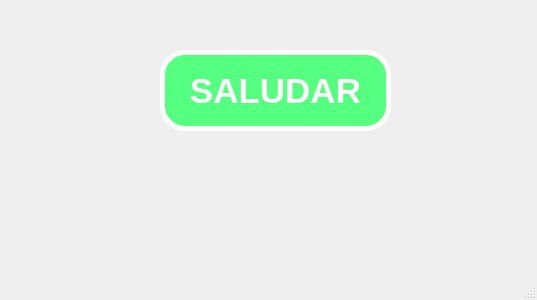
<?xml version="1.0" encoding="UTF-8"?>
<ui version="4.0">
 <class>MainWindow</class>
 <widget class="QMainWindow" name="MainWindow">
  <property name="geometry">
   <rect>
    <x>0</x>
    <y>0</y>
    <width>537</width>
    <height>300</height>
   </rect>
  </property>
  <property name="windowTitle">
   <string>MainWindow</string>
  </property>
  <widget class="QWidget" name="centralwidget">
   <widget class="QPushButton" name="btn_saludar">
    <property name="geometry">
     <rect>
      <x>160</x>
      <y>50</y>
      <width>231</width>
      <height>81</height>
     </rect>
    </property>
    <property name="font">
     <font>
      <pointsize>26</pointsize>
      <weight>75</weight>
      <bold>true</bold>
     </font>
    </property>
    <property name="styleSheet">
     <string notr="true">background-color: rgb(85, 255, 127);
color: rgb(255, 255, 255);
border-radius:25px;
border: 5px solid white;</string>
    </property>
    <property name="text">
     <string>SALUDAR</string>
    </property>
   </widget>
  </widget>
  <widget class="QMenuBar" name="menubar">
   <property name="geometry">
    <rect>
     <x>0</x>
     <y>0</y>
     <width>537</width>
     <height>26</height>
    </rect>
   </property>
  </widget>
  <widget class="QStatusBar" name="statusbar"/>
 </widget>
 <resources/>
 <connections/>
</ui>
